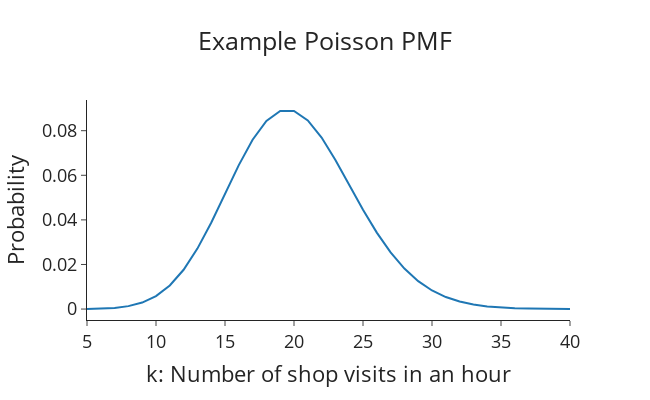

Source (notebook cell):
### Markdown cell above
# Poisson Plot Example
![image.png](attachment:image.png)


To gain a better intuition of the distribution of customer visits, we can plot the entire PMF:

So, what we have is:

λ = 20

### Code cell
# Import packages
import numpy as np
import plotly.graph_objects as go
from scipy.stats import poisson

# Generate the pmf
k = np.arange(5, 41)
y = poisson.pmf(k, mu=20)

# Create plot
fig = go.Figure(data=go.Scatter(x=k, y=y, mode='lines'))
fig.update_layout(title='Example Poisson PMF',
                  xaxis_title='k: Number of shop visits in an hour',
                  yaxis_title='Probability',
                  font=dict(size=18),
                  width=650,
                  title_x=0.5,
                  height=400,
                  template="simple_white")
fig.show()

### Figure 1 — Plotly figure (JSON) as saved in the notebook; plotly's stock layout.template omitted (floating-point values rounded to 4 significant figures)
{"data": [{"mode": "lines", "type": "scatter", "x": [5, 6, 7, 8, 9, 10, 11, 12, 13, 14, 15, 16, 17, 18, 19, 20, 21, 22, 23, 24, 25, 26, 27, 28, 29, 30, 31, 32, 33, 34, 35, 36, 37, 38, 39, 40], "y": [5.496e-05, 0.0001832, 0.0005235, 0.001309, 0.002908, 0.005816, 0.01058, 0.01763, 0.02712, 0.03874, 0.05165, 0.06456, 0.07595, 0.08439, 0.08884, 0.08884, 0.08461, 0.07691, 0.06688, 0.05573, 0.04459, 0.0343, 0.02541, 0.01815, 0.01252, 0.008344, 0.005383, 0.003364, 0.002039, 0.001199, 0.0006854, 0.0003808, 0.0002058, 0.0001083, 5.555e-05, 2.778e-05]}], "layout": {"font": {"size": 18}, "height": 400, "title": {"text": "Example Poisson PMF", "x": 0.5}, "width": 650, "xaxis": {"title": {"text": "k: Number of shop visits in an hour"}}, "yaxis": {"title": {"text": "Probability"}}}}
